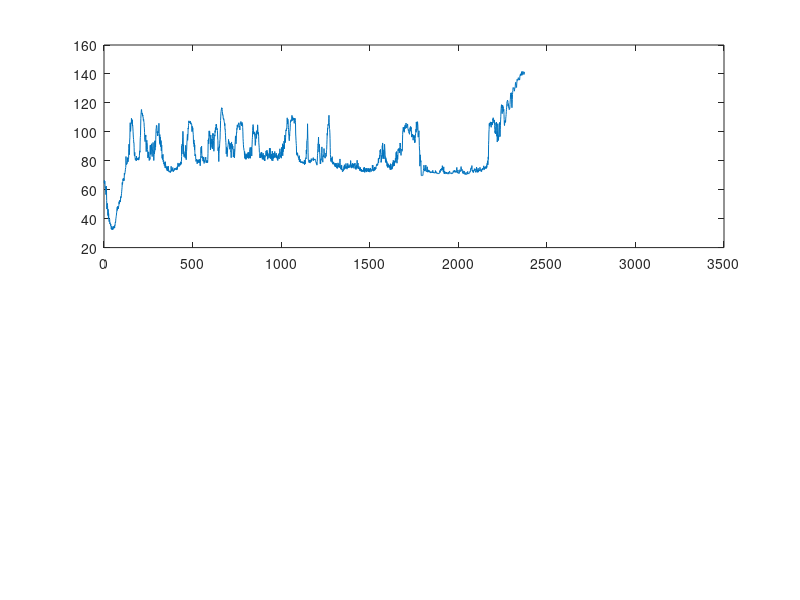

The MATLAB script that drew this image: (Note: this script raises an error after producing the figure.)
% Power Received

clear; close all;

timeToAverage = 100; % Average 100 ms

load('powerArray.mat');
dataCount = length(powerArray);
saveIndex = 1;

for index = 1:(timeToAverage):(dataCount - timeToAverage)
    startPoint = index;
    endPoint = startPoint + timeToAverage - 1;
    averagedData(saveIndex) = mean(powerArray(1, startPoint:endPoint));
    saveIndex = saveIndex + 1;
end
NANs = nan(1, (3000 - 2372));
averagedData = [averagedData, NANs];

averagedData = mag2db(averagedData);

figure()
subplot(2,1,1)
plot(averagedData);
title('Power Received (' + string(timeToAverage) + ' ms)');
xlabel('Time (ms)');
ylabel('Power...?');
xlim([0 3000]);
% ylim([0 (10^6)]);

%% Data from VehicleLineOfSightToUS189

X = [527 552 552 566 566 568.3 568.3 571 571 575 575 581 581 584.8 584.8 596 596 603 603 611 611 629 629 656 656 661 661 680 680 682 682 722 722 732 732 771.5 771.5 805 805];
X1 = X - 527;
Y1 = [1 1  0 0 1 1 0 0 1 1 0 0 1 1 0 0 1 1 0 0 1 1 0 0 1 1 0 0 1 1 0 0 1 1 0 0 1 1 nan];


subplot(2,1,2);
plot(X1, Y1, 'LineWidth',2);
ylim([0 1.5]);
xlim([0 300]);
ylabel('Line of Sight');
xlabel('Time Elapsed (s)');


%%
% averagedData = averagedData(1, 53:end);
figure()
hold on
plot(averagedData, 'k');
ax1 = gca; % current axes
ax1.XColor = 'k';
ax1.YColor = 'k';
ylim([0 180])
ylabel('Power (dB)');


ax1_pos = ax1.Position; % position of first axes
ax2 = axes('Position',ax1_pos,...
    'YAxisLocation','right',...
    'Color','none');
% plot(X1,Y1,'Parent',ax2,'Color','k')
line(X1,Y1, 'color', 'b');
ylim([0 1.5]);
ax2 = gca;
ax2.XColor = 'b';
ax2.YColor = 'b';
hold off

